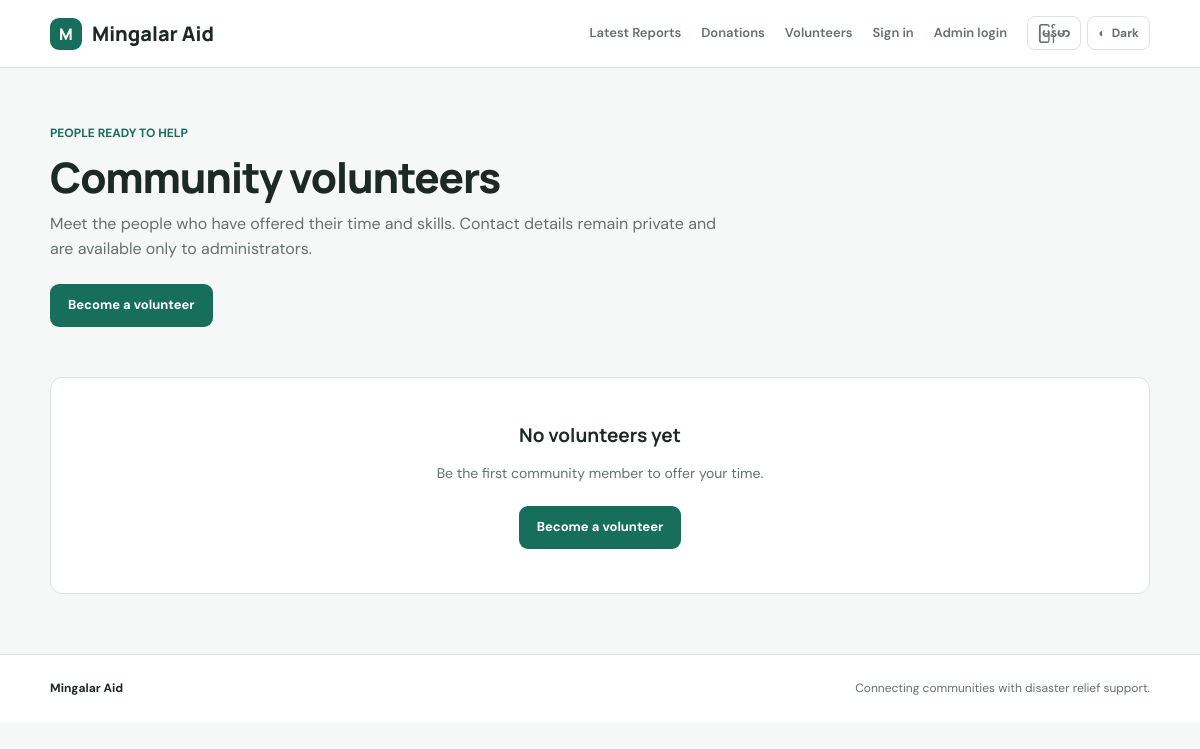
Before: /volunteers with the older database file.
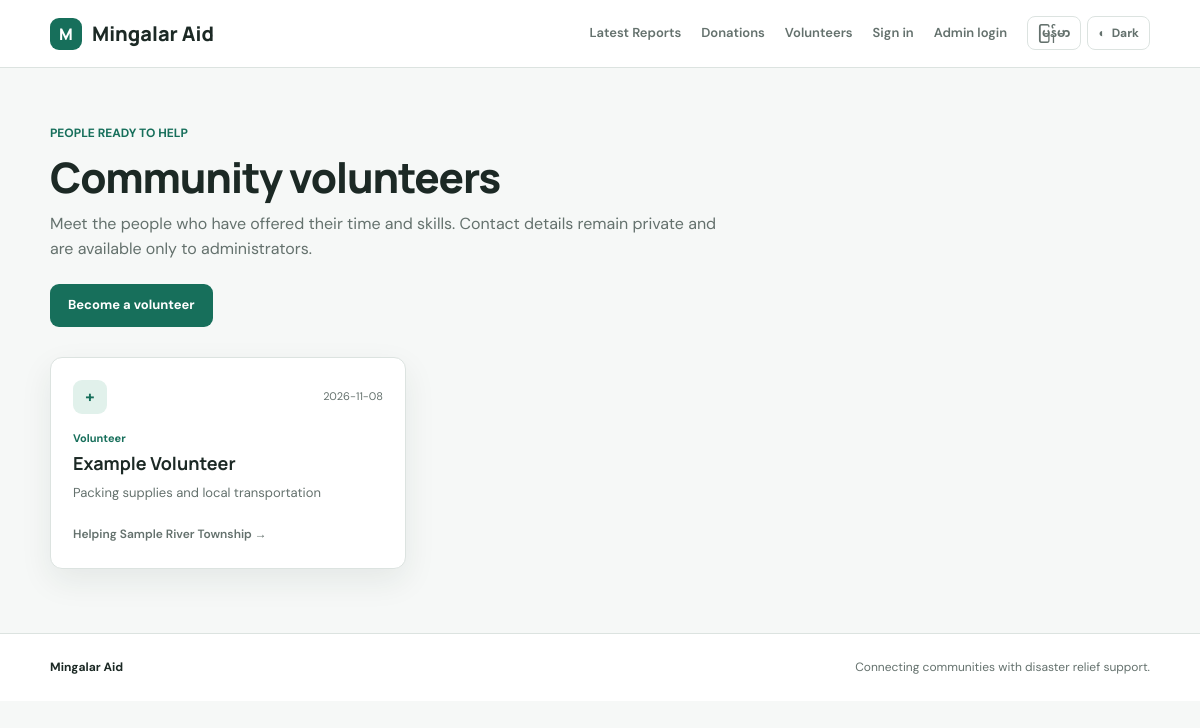
After: the same page with the newer database file.
### tables this page shows
CREATE TABLE volunteers (
            id INTEGER PRIMARY KEY AUTOINCREMENT,
            disaster_id INTEGER,
            volunteer_name TEXT NOT NULL,
            skills TEXT NOT NULL,
            contact TEXT NOT NULL,
            created_at TEXT NOT NULL,
            FOREIGN KEY(disaster_id) REFERENCES disasters(id)
        );

CREATE TABLE disasters (
            id INTEGER PRIMARY KEY AUTOINCREMENT,
            disaster_date TEXT NOT NULL,
            place TEXT NOT NULL,
            description TEXT NOT NULL,
            evidence_url TEXT,
            status TEXT NOT NULL DEFAULT 'pending',
            submitted_at TEXT NOT NULL
        );

### app.py (the view)
@app.route("/volunteers")
def public_volunteers():
    with get_db() as db:
        volunteers = db.execute(
            """SELECT volunteers.volunteer_name,
                      volunteers.skills,
                      volunteers.created_at,
                      disasters.id AS disaster_id,
                      disasters.place AS disaster_place
               FROM volunteers
               LEFT JOIN disasters ON disasters.id = volunteers.disaster_id
               WHERE volunteers.disaster_id IS NULL OR disasters.status = 'approved'
               ORDER BY volunteers.created_at DESC, volunteers.id DESC"""
        ).fetchall()
    return render_template("volunteers.html", volunteers=volunteers)

### app.py (called while the page is built)
def get_db():
    conn = sqlite3.connect(DATABASE)
    conn.row_factory = sqlite3.Row
    return conn

### templates/volunteers.html (shortened to what this page needs)
{% extends "base.html" %}
{% block content %}
<div class="page-heading list-heading">
  <p class="eyebrow">PEOPLE READY TO HELP</p>
  <h1>Community volunteers</h1>
  <p>Meet the people who have offered their time and skills. Contact details remain private and are available only to administrators.</p>
  <a class="button primary" href="{{ url_for('volunteer') }}">Become a volunteer</a>
</div>
{% if volunteers %}
<div class="support-grid">
  {% for volunteer in volunteers %}
  <article class="support-card">
    <div class="support-card-top"><span class="support-icon volunteer-icon" aria-hidden="true">+</span><span class="date">{{ volunteer.created_at[:10] }}</span></div>
    <p class="support-type">Volunteer</p>
    <h2>{{ volunteer.volunteer_name }}</h2>
    <p class="support-detail">{{ volunteer.skills }}</p>
    {% if volunteer.disaster_id %}<a class="support-target text-link" href="{{ url_for('disaster_detail', disaster_id=volunteer.disaster_id) }}">Helping {{ volunteer.disaster_place }} →</a>{% else %}<span class="support-target">General volunteering</span>{% endif %}
  </article>
  {% endfor %}
</div>
{% else %}
<div class="empty-state"><div class="empty-icon">+</div><h3>No volunteers yet</h3><p>Be the first community member to offer your time.</p><a class="button primary" href="{{ url_for('volunteer') }}">Become a volunteer</a></div>
{% endif %}
{% endblock %}

Changed rows visible on the page:
added volunteers: created_at "2026-11-08", volunteer_name "Example Volunteer", skills "Packing supplies and local transportation", disaster_place "Sample River Township"
Other visible differences:
text no longer shown: "No volunteers yet Be the first community member to offer your time. Become a volunteer"
